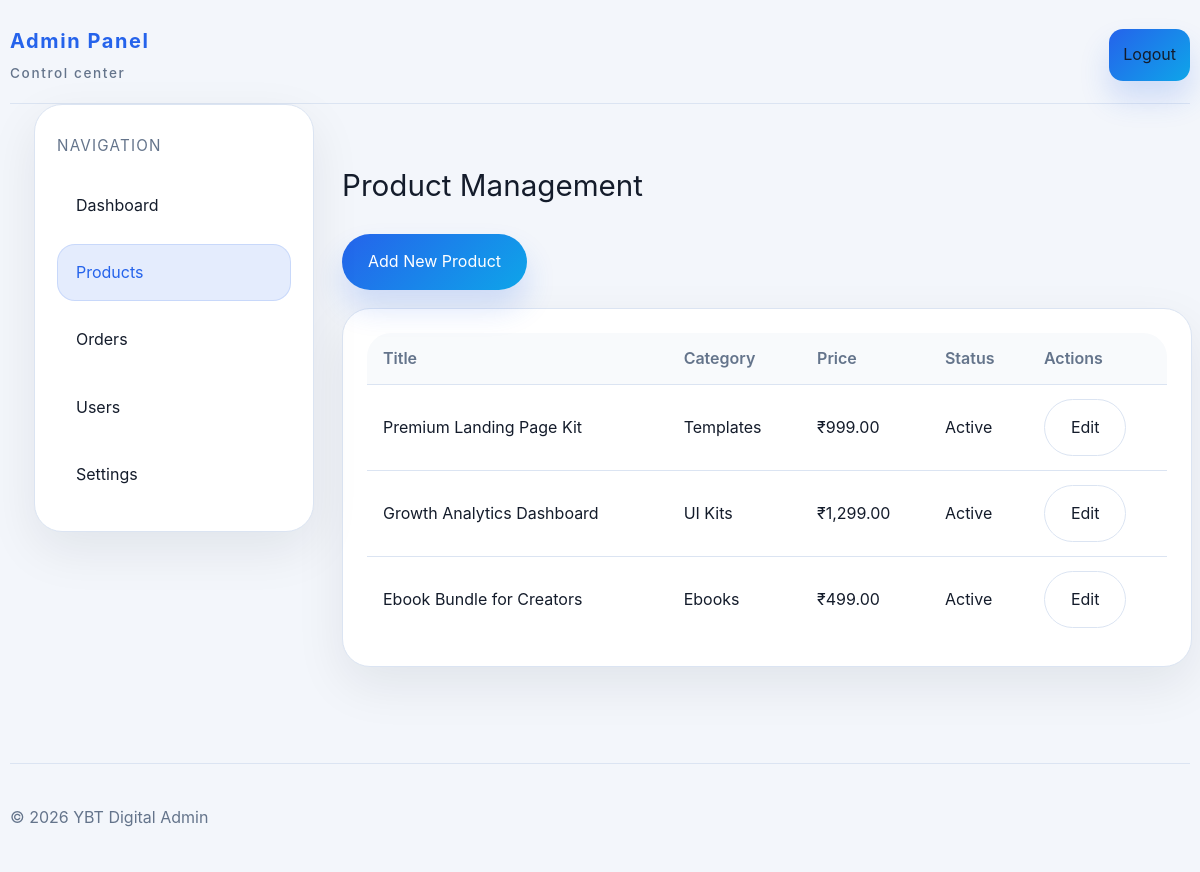
Screenshot of /admin/products.php (signed in) with the database file from the repository.
### tables this page shows
CREATE TABLE IF NOT EXISTS products (
    id INT AUTO_INCREMENT PRIMARY KEY,
    title VARCHAR(180) NOT NULL,
    description TEXT NOT NULL,
    category VARCHAR(100) NOT NULL,
    price DECIMAL(10,2) NOT NULL,
    image_url VARCHAR(300) NOT NULL,
    file_path VARCHAR(300) NOT NULL,
    status TINYINT(1) NOT NULL DEFAULT 1,
    featured TINYINT(1) NOT NULL DEFAULT 0,
    created_at DATETIME NOT NULL
);

### includes/db.php (called while the page is built, shortened)
<?php
function db_query($sql, $params = []) {
    global $db;
    $stmt = $db->prepare($sql);
    if (!empty($params)) {
        $types = '';
        foreach ($params as $param) {
            if (is_int($param)) {
                $types .= 'i';
            } elseif (is_double($param) || is_float($param)) {
                $types .= 'd';
            } else {
                $types .= 's';
            }
        }
        $stmt->bind_param($types, ...$params);
    }
    $stmt->execute();
    return $stmt;
}
function db_fetch_all($sql, $params = []) {
    $stmt = db_query($sql, $params);
    $result = $stmt->get_result();
    return $result->fetch_all(MYSQLI_ASSOC);
}

### includes/functions.php (called while the page is built, shortened)
<?php
function sanitize($value) {
    return htmlspecialchars(trim($value), ENT_QUOTES, 'UTF-8');
}

### admin/products.php (the view, shortened to what this page needs)
<?php
$products = db_fetch_all('SELECT * FROM products ORDER BY created_at DESC');
require_once __DIR__ . '/../includes/admin-header.php';
?>
<section class="section">
    <div class="section-title">Product Management</div>
    <a href="#" class="button" style="margin-bottom:18px; display:inline-block;">Add New Product</a>
    <div class="card card-body" style="overflow-x:auto;">
        <table style="width:100%; border-collapse:collapse; min-width:800px;">
            <thead>
                <tr style="text-align:left; color: var(--muted);">
                    <th style="padding:12px 16px;">Title</th>
                    <th style="padding:12px 16px;">Category</th>
                    <th style="padding:12px 16px;">Price</th>
                    <th style="padding:12px 16px;">Status</th>
                    <th style="padding:12px 16px;">Actions</th>
                </tr>
            </thead>
            <tbody>
                <?php foreach ($products as $product): ?>
                    <tr style="border-top:1px solid var(--border);">
                        <td style="padding:14px 16px;"><?= sanitize($product['title']) ?></td>
                        <td style="padding:14px 16px;"><?= sanitize($product['category']) ?></td>
                        <td style="padding:14px 16px;"><?= CURRENCY . number_format($product['price'], 2) ?></td>
                        <td style="padding:14px 16px;"><?= $product['status'] ? 'Active' : 'Inactive' ?></td>
                        <td style="padding:14px 16px;"><a href="#" class="button button-secondary">Edit</a></td>
                    </tr>
                <?php endforeach; ?>
            </tbody>
        </table>
    </div>
</section>
<?php require_once __DIR__ . '/../includes/admin-footer.php';

### includes/admin-header.php (shortened to what this page needs)
<?php
$activePage = basename($_SERVER['SCRIPT_NAME']);
?>
<!DOCTYPE html>
<html lang="en">
<head>
    <link rel="stylesheet" href="<?= BASE_URL ?>assets/css/style.css">
</head>
<body>
<header class="site-header container admin-topbar">
    <div>
        <a class="site-logo" href="<?= BASE_URL ?>admin/dashboard.php">Admin Panel<small>Control center</small></a>
    </div>
    <nav class="nav-links admin-topnav">
        <a href="<?= BASE_URL ?>admin/logout.php" class="button">Logout</a>
    </nav>
</header>
<div class="admin-shell container">
    <aside class="admin-sidebar">
        <div class="sidebar-title">Navigation</div>
        <nav class="admin-nav">
            <a href="<?= BASE_URL ?>admin/dashboard.php" class="<?= $activePage === 'dashboard.php' ? 'active' : '' ?>">Dashboard</a>
            <a href="<?= BASE_URL ?>admin/products.php" class="<?= $activePage === 'products.php' ? 'active' : '' ?>">Products</a>
            <a href="<?= BASE_URL ?>admin/orders.php" class="<?= $activePage === 'orders.php' ? 'active' : '' ?>">Orders</a>
            <a href="<?= BASE_URL ?>admin/users.php" class="<?= $activePage === 'users.php' ? 'active' : '' ?>">Users</a>
            <a href="<?= BASE_URL ?>admin/settings.php" class="<?= $activePage === 'settings.php' ? 'active' : '' ?>">Settings</a>
        </nav>
    </aside>
    <main class="admin-content">

### includes/admin-footer.php (shortened to what this page needs)
    </main>
</div>
<footer class="container footer">
    <p>&copy; <?= date('Y') ?> YBT Digital Admin</p>
</footer>
</body>
</html>

### assets/css/style.css (style rules this page uses)
:root { color-scheme: light; --bg: #f3f6fb; --surface: #ffffff; --surface-strong: #eef3fb; --surface-soft: #f8fafc; --text: #141c2b; --muted: #64748b; --primary: #2563eb; --primary-soft: rgba(37, 99, 235, 0.12); --accent: #0ea5e9; --success: #22c55e; --warning: #f59e0b; --danger: #ef4444; --border: #dbe4f2; --shadow: 0 18px 50px rgba(15, 23, 42, 0.08); }
* { box-sizing: border-box; }
html, body { margin: 0; min-height: 100%; font-family: 'Inter', system-ui, -apple-system, BlinkMacSystemFont, 'Segoe UI', sans-serif; background: var(--bg); color: var(--text); }
body { line-height: 1.7; }
a { color: var(--primary); text-decoration: none; }
.container { max-width: 1180px; margin: 0 auto; padding: 0 24px; }
.site-header { display: flex; align-items: center; justify-content: space-between; gap: 24px; padding: 24px 0; }
.site-logo { display: inline-flex; flex-direction: column; gap: 4px; font-weight: 700; letter-spacing: 0.08em; font-size: 1.25rem; }
.site-logo small { font-size: 0.85rem; font-weight: 500; color: var(--muted); }
.nav-links { display: flex; gap: 18px; flex-wrap: wrap; align-items: center; }
.nav-links a { color: var(--text); padding: 10px 14px; border-radius: 14px; transition: background 0.2s ease, color 0.2s ease; }
.button, button { display: inline-flex; align-items: center; justify-content: center; border: none; border-radius: 999px; padding: 14px 26px; background: linear-gradient(135deg, var(--primary), var(--accent)); color: #fff; cursor: pointer; transition: transform 0.2s ease, filter 0.2s ease, box-shadow 0.2s ease; box-shadow: 0 18px 30px rgba(37, 99, 235, 0.18); }
.button-secondary { background: transparent; border: 1px solid var(--border); color: var(--text); box-shadow: none; }
.card { background: var(--surface); border: 1px solid var(--border); border-radius: 28px; box-shadow: var(--shadow); overflow: hidden; transition: transform 0.2s ease, border-color 0.2s ease; }
.card-body { padding: 24px; }
.section { padding: 56px 0; }
.section-title { font-size: 1.85rem; margin-bottom: 24px; }
button, .button { min-height: 52px; }
table { width: 100%; border-collapse: collapse; background: var(--surface); border-radius: 24px; overflow: hidden; }
thead { background: var(--surface-soft); }
th, td { padding: 18px 20px; border-bottom: 1px solid var(--border); text-align: left; color: var(--text); }
th { color: var(--muted); font-weight: 600; }
tbody tr:last-child td { border-bottom: none; }
.footer { padding: 40px 0; color: var(--muted); border-top: 1px solid var(--border); }
.footer p { margin: 0; }
.admin-shell { display: grid; grid-template-columns: 280px 1fr; gap: 28px; align-items: flex-start; padding-bottom: 40px; }
.admin-sidebar { background: var(--surface); border: 1px solid var(--border); border-radius: 28px; padding: 28px 22px; box-shadow: var(--shadow); position: sticky; top: 24px; align-self: start; }
.sidebar-title { margin: 0 0 18px; font-size: 0.95rem; letter-spacing: 0.08em; text-transform: uppercase; color: var(--muted); }
.admin-nav { display: grid; gap: 10px; }
.admin-nav a { display: block; padding: 14px 18px; border-radius: 18px; color: var(--text); border: 1px solid transparent; transition: background 0.2s ease, border-color 0.2s ease, color 0.2s ease; }
.admin-nav a:hover, .admin-nav a.active { background: var(--primary-soft); border-color: rgba(37, 99, 235, 0.14); color: var(--primary); }
.admin-content { display: grid; gap: 32px; }
.admin-topbar { border-bottom: 1px solid var(--border); padding-bottom: 18px; }
.admin-topbar .site-logo small { color: var(--muted); }
.admin-topnav { gap: 14px; }

### rows the page displays
products: title "Premium Landing Page Kit", category "Templates", price "999.00", status "Active"
products: title "Growth Analytics Dashboard", category "UI Kits", price "1,299.00", status "Active"
products: title "Ebook Bundle for Creators", category "Ebooks", price "499.00", status "Active"
